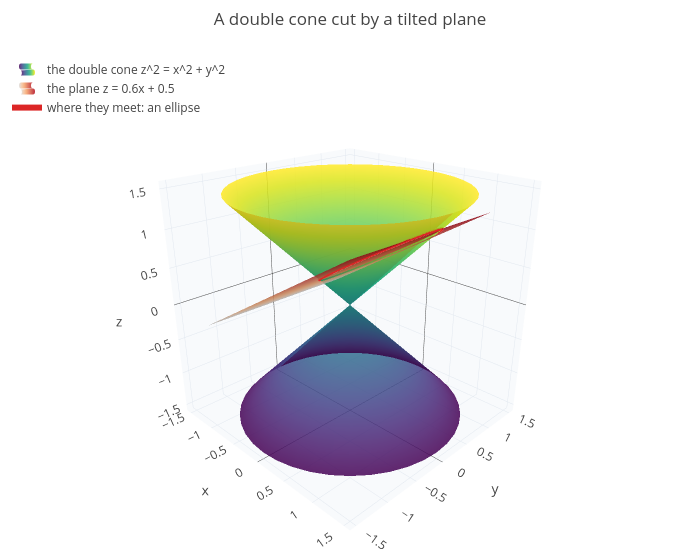

Notebook source saved alongside this figure:
### Markdown cell above
So $x^2 - 6x + y^2 + 2y + 9 = 0$ is the circle with centre $(3, -1)$ and radius 1.

## 3. The conic sections

Cut a double cone with a plane. Depending on the tilt of the plane you get a **circle** (plane flat), an **ellipse**
(slightly tilted), a **parabola** (parallel to the side of the cone) or a **hyperbola** (steeper, cutting both halves).
Apollonius of Perga wrote eight books about these curves around 200 BC. Here is the double cone $z^2 = x^2 + y^2$,
drawn with `surface(X, Y, Z, u, u0, u1, v, v0, v1)` as the points $(r\cos t, r\sin t, r)$; drag to rotate it:

The plane is $z = 0.6x + 0.5$, drawn as the points $(u, v, 0.6u + 0.5)$. Where it cuts the cone, $z = r$ and
$r = 0.6\,r\cos t + 0.5$, so $r = 0.5/(1 - 0.6\cos t)$: the black curve, drawn with
`parametric3d(X, Y, Z, t, from, to)`.

### Code cell
cone = surface(r*cos(t), r*sin(t), r, r, -1.5, 1.5, t, 0, 2*pi);
plane = surface(u, v, 0.6*u + 0.5, u, -1.5, 1.2, v, -1.2, 1.2);
rr = 0.5/(1 - 0.6*cos(t));
cut = parametric3d(rr*cos(t), rr*sin(t), rr, t, 0, 2*pi);
p = legend(show(cone, plane, cut), "the double cone z^2 = x^2 + y^2", "the plane z = 0.6x + 0.5", "where they meet: an ellipse");
labels(title(p, "A double cone cut by a tilted plane"), "x", "y", "z")

### Figure 1 — Plotly figure (JSON) as saved in the notebook; plotly's stock layout.template omitted (floating-point values rounded to 4 significant figures; data arrays with more than 128 entries replaced by an {"elided": "..."} marker saying what was removed)
{"data": [{"colorscale": "Viridis", "name": "the double cone z^2 = x^2 + y^2", "opacity": 0.85, "showlegend": true, "showscale": false, "type": "surface", "x": {"elided": "41x41 float values"}, "y": {"elided": "41x41 float values"}, "z": {"elided": "41x41 float values"}}, {"colorscale": "Reds", "name": "the plane z = 0.6x + 0.5", "opacity": 0.85, "showlegend": true, "showscale": false, "type": "surface", "x": {"elided": "41x41 float values"}, "y": {"elided": "41x41 float values"}, "z": {"elided": "41x41 float values"}}, {"line": {"color": "#dc2626", "width": 6}, "mode": "lines", "name": "where they meet: an ellipse", "type": "scatter3d", "x": {"elided": "601 float values"}, "y": {"elided": "601 float values"}, "z": {"elided": "601 float values"}}], "layout": {"height": 560, "legend": {"x": 0.01, "y": 0.99}, "margin": {"b": 0, "l": 0, "r": 0, "t": 50}, "scene": {"aspectmode": "data", "camera": {"eye": {"x": 1.6, "y": -1.6, "z": 1.0}}, "xaxis": {"backgroundcolor": "#f8fafc", "gridcolor": "#e2e8f0", "showbackground": true, "title": {"text": "x"}}, "yaxis": {"backgroundcolor": "#f8fafc", "gridcolor": "#e2e8f0", "showbackground": true, "title": {"text": "y"}}, "zaxis": {"backgroundcolor": "#f8fafc", "gridcolor": "#e2e8f0", "showbackground": true, "title": {"text": "z"}}}, "showlegend": true, "title": {"text": "A double cone cut by a tilted plane"}, "width": 700}}
